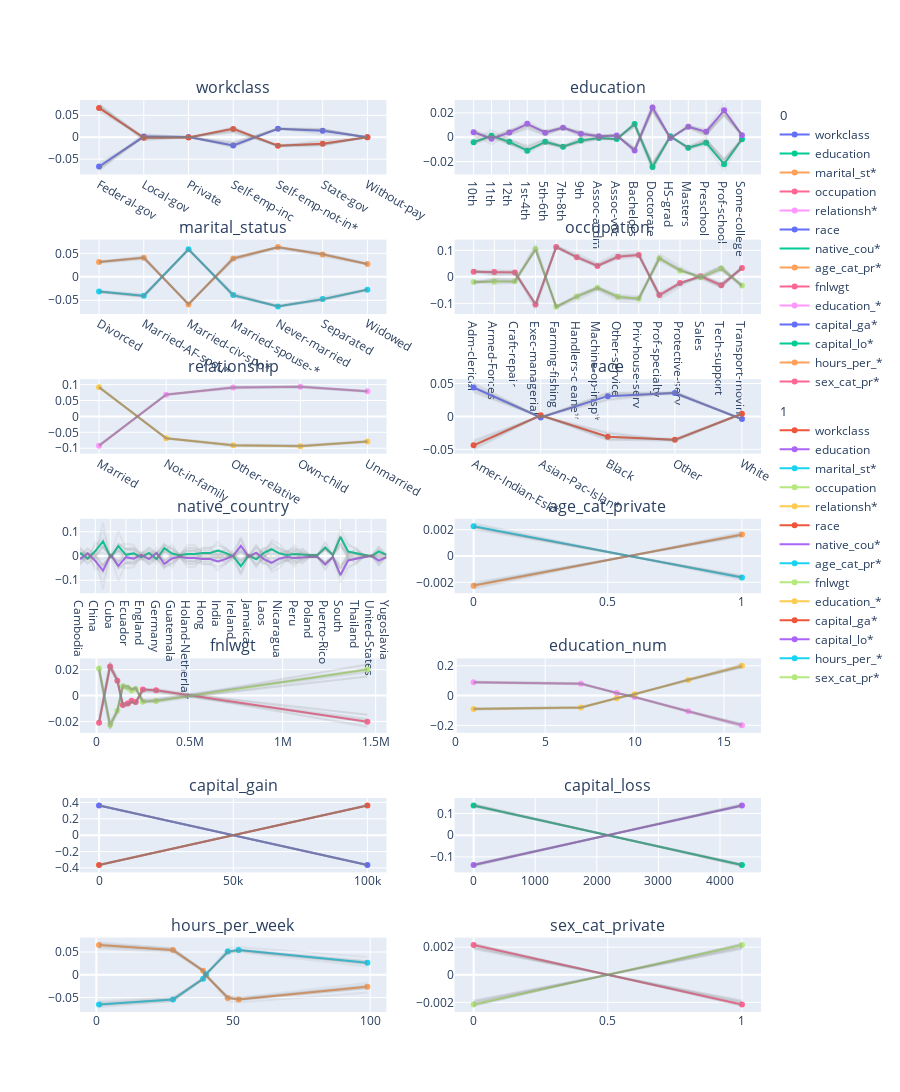

Notebook cell for this chart:
### Code cell
print("ALE results:")
global_explanations["ale"].ipython_plot(class_names=transformer.class_names)
